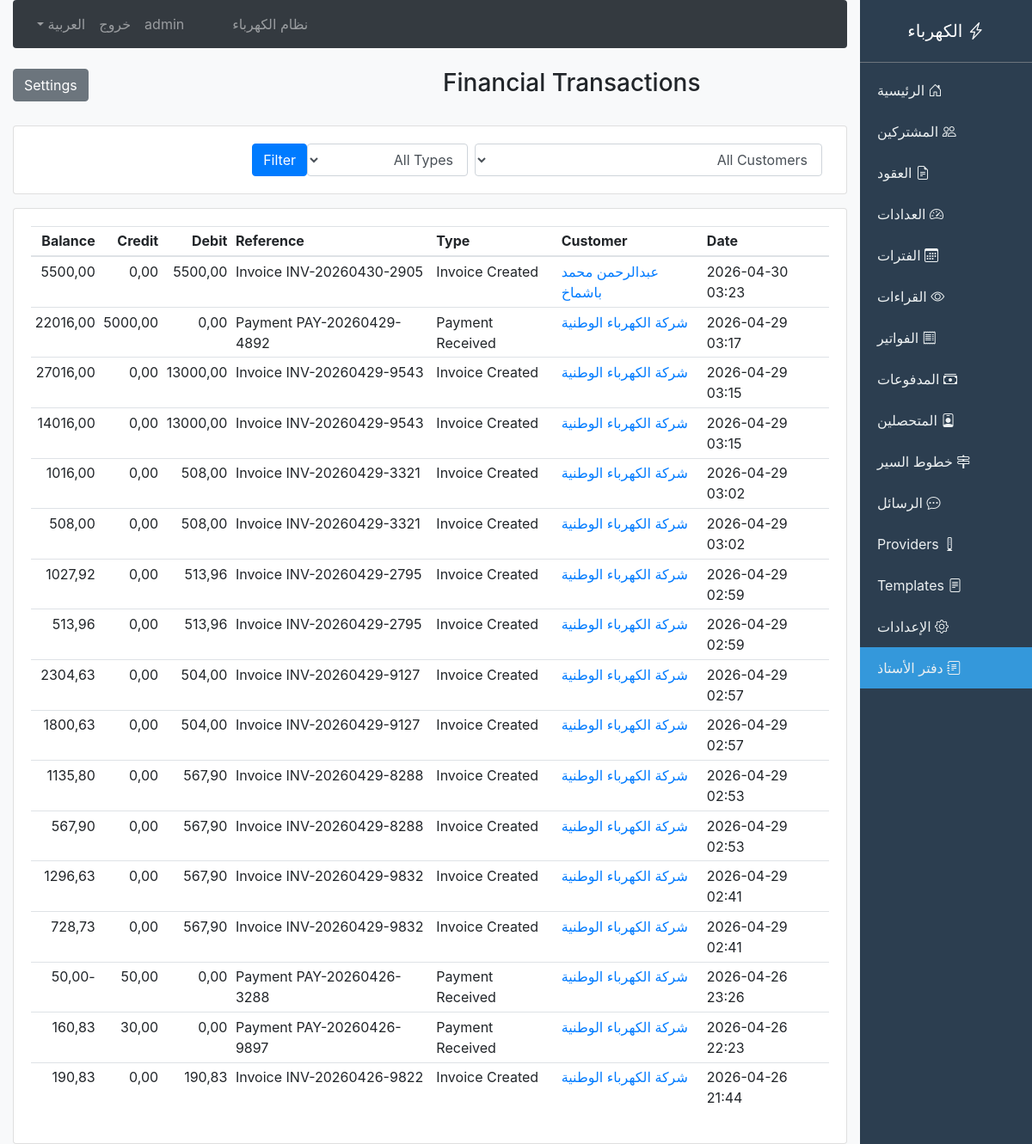
Page /billing/ledger/ (signed in) on the committed database.
### billing/models.py (models this page shows, shortened)
class BalanceLedger(models.Model):
    class TransactionType(models.TextChoices):
        INVOICE_CREATED = 'invoice_created', 'Invoice Created'
        PAYMENT_RECEIVED = 'payment_received', 'Payment Received'
        ADJUSTMENT = 'adjustment', 'Adjustment'
        REFUND = 'refund', 'Refund'
        PENALTY = 'penalty', 'Penalty'
        WRITE_OFF = 'write_off', 'Write Off'
    customer = models.ForeignKey(Customer, on_delete=models.CASCADE, related_name='ledger_entries')
    transaction_type = models.CharField(max_length=20, choices=TransactionType.choices)
    reference_id = models.IntegerField(null=True, blank=True)
    debit = models.DecimalField(max_digits=12, decimal_places=2, default=0)
    credit = models.DecimalField(max_digits=12, decimal_places=2, default=0)
    balance_after = models.DecimalField(max_digits=12, decimal_places=2)
    transaction_date = models.DateTimeField(auto_now_add=True)
    notes = models.TextField(blank=True)
    created_by = models.ForeignKey(User, on_delete=models.SET_NULL, null=True, blank=True)
    class Meta:
        ordering = ['-transaction_date']

class Customer(models.Model):
    customer_number = models.CharField(max_length=50, unique=True, blank=True, default='')
    full_name_ar = models.CharField(max_length=150)
    full_name_en = models.CharField(max_length=150, blank=True, default='')
    national_id = models.CharField(max_length=50, blank=True, default='')
    mobile_phone = models.CharField(max_length=20, blank=True, default='')
    phone2 = models.CharField(max_length=20, blank=True, default='')
    email = models.EmailField(blank=True, default='')
    address = models.TextField(blank=True, default='')
    city = models.CharField(max_length=50, blank=True, default='')
    is_active = models.BooleanField(default=True)
    registration_date = models.DateField(auto_now_add=True)
    current_balance = models.DecimalField(max_digits=12, decimal_places=2, default=0)
    credit_limit = models.DecimalField(max_digits=12, decimal_places=2, default=0)
    notes = models.TextField(blank=True, default='')
    created_at = models.DateTimeField(auto_now_add=True)

### billing/views.py (the view)
# urls.py: path('ledger/', views.ledger_list, name='ledger_list'),
def ledger_list(request):
    ledger = BalanceLedger.objects.select_related('customer').order_by('-transaction_date')
    customer_id = request.GET.get('customer')
    if customer_id:
        ledger = ledger.filter(customer_id=customer_id)
    transaction_type = request.GET.get('type')
    if transaction_type:
        ledger = ledger.filter(transaction_type=transaction_type)
    paginator = Paginator(ledger, 25)
    page = request.GET.get('page')
    customers = Customer.objects.all()
    return render(request, 'billing/ledger_list.html', {
        'ledger': paginator.get_page(page),
        'customers': customers
    })

### billing/context_processors.py (called while the page is built)
def language_context(request):
    lang = getattr(request, 'session', {}).get('django_language', 'ar')
    if not lang:
        lang = 'ar'
    return {
        'LANGUAGE_CODE': lang,
        'LANGUAGE_NAME': 'العربية' if lang == 'ar' else 'English'
    }

### templates/billing/ledger_list.html (shortened to what this page needs)
{% extends 'billing/base.html' %}
{% block content %}
<div class="row mb-4">
    <div class="col-md-6">
        <h3>Financial Transactions</h3>
    </div>
    <div class="col-md-6 text-left">
        <a href="{% url 'system_settings' %}" class="btn btn-secondary">Settings</a>
    </div>
</div>
<div class="card mb-3">
    <div class="card-body">
        <form method="get" class="form-inline">
            <select name="customer" class="form-control mr-2">
                <option value="">All Customers</option>
            </select>
            <select name="type" class="form-control mr-2">
                <option value="">All Types</option>
            </select>
            <button type="submit" class="btn btn-primary">Filter</button>
        </form>
    </div>
</div>
<div class="card">
    <div class="card-body">
        <table class="table table-sm">
            <thead>
                <tr>
                    <th>Date</th>
                    <th>Customer</th>
                    <th>Type</th>
                    <th>Reference</th>
                    <th class="text-right">Debit</th>
                    <th class="text-right">Credit</th>
                    <th class="text-right">Balance</th>
                </tr>
            </thead>
            <tbody>
                {% for entry in ledger %}
                <tr>
                    <td>{{ entry.transaction_date|date:"Y-m-d H:i" }}</td>
                    <td><a href="{% url 'ledger_detail' entry.customer.id %}">{{ entry.customer.full_name_ar }}</a></td>
                    <td>{{ entry.get_transaction_type_display }}</td>
                    <td>{{ entry.notes }}</td>
                    <td class="text-right">{{ entry.debit|floatformat:2 }}</td>
                    <td class="text-right">{{ entry.credit|floatformat:2 }}</td>
                    <td class="text-right">{{ entry.balance_after|floatformat:2 }}</td>
                </tr>
                {% empty %}
                <tr><td colspan="7" class="text-center">No transactions</td></tr>
                {% endfor %}
            </tbody>
        </table>
    </div>
</div>
{% endblock %}

### templates/billing/base.html (shortened to what this page needs)
<!DOCTYPE html>
<html lang="ar" dir="rtl">
<head>
    {% load bootstrap4 %}
    {% bootstrap_css %}
    <link rel="stylesheet" href="https://cdn.jsdelivr.net/npm/bootstrap-icons@1.11.0/font/bootstrap-icons.css">
</head>
<body class="bg-light">
    <div class="container-fluid">
        <div class="row">
            <nav class="col-md-2 d-none d-md-block sidebar p-0">
                <div class="text-center py-4 border-bottom border-secondary">
                    <h5 class="text-white mb-0"><i class="bi bi-lightning-charge"></i> الكهرباء</h5>
                </div>
                <div class="py-2">
                    <a href="{% url 'billing_index' %}" class="{% if request.path == '/billing/' %}active{% endif %}">
                        <i class="bi bi-house-door"></i> الرئيسية
                    </a>
                    <a href="{% url 'customer_list' %}" class="{% if '/billing/customers/' in request.path %}active{% endif %}">
                        <i class="bi bi-people"></i> المشتركين
                    </a>
                    <a href="{% url 'contract_list' %}" class="{% if '/billing/contracts/' in request.path %}active{% endif %}">
                        <i class="bi bi-file-earmark-text"></i> العقود
                    </a>
                    <a href="{% url 'meter_list' %}" class="{% if '/billing/meters/' in request.path %}active{% endif %}">
                        <i class="bi bi-speedometer2"></i> العدادات
                    </a>
                    <a href="{% url 'billing_period_list' %}" class="{% if '/billing/periods/' in request.path %}active{% endif %}">
                        <i class="bi bi-calendar3"></i> الفترات
                    </a>
                    <a href="{% url 'reading_list' %}" class="{% if '/billing/readings/' in request.path %}active{% endif %}">
                        <i class="bi bi-eye"></i> القراءات
                    </a>
                    <a href="{% url 'invoice_list' %}" class="{% if '/billing/invoices/' in request.path %}active{% endif %}">
                        <i class="bi bi-receipt"></i> الفواتير
                    </a>
                    <a href="{% url 'payment_list' %}" class="{% if '/billing/payments/' in request.path %}active{% endif %}">
                        <i class="bi bi-cash-stack"></i> المدفوعات
                    </a>
                    <a href="{% url 'collector_list' %}" class="{% if '/billing/collectors/' in request.path %}active{% endif %}">
                        <i class="bi bi-person-badge"></i> المتحصلين
                    </a>
                    <a href="{% url 'route_list' %}" class="{% if '/billing/routes/' in request.path %}active{% endif %}">
                        <i class="bi bi-signpost-2"></i> خطوط السير
                    </a>
                    <a href="{% url 'sms_list' %}" class="{% if '/billing/sms/' in request.path and request.path != '/billing/sms/providers/' and request.path != '/billing/sms/templates/' %}active{% endif %}">
                        <i class="bi bi-chat-dots"></i> الرسائل
                    </a>
                    <a href="{% url 'sms_provider_list' %}" class="{% if '/billing/sms/providers/' in request.path %}active{% endif %}">
                        <i class="bi bi-modem"></i> Providers
                    </a>
                    <a href="{% url 'sms_template_list' %}" class="{% if '/billing/sms/templates/' in request.path %}active{% endif %}">
                        <i class="bi bi-file-text"></i> Templates
                    </a>
                    <a href="{% url 'system_settings' %}" class="{% if '/billing/settings/' in request.path %}active{% endif %}">
                        <i class="bi bi-gear"></i> الإعدادات
                    </a>
                    <a href="{% url 'ledger_list' %}" class="{% if '/billing/ledger/' in request.path %}active{% endif %}">
                        <i class="bi bi-journal-text"></i> دفتر الأستاذ
                    </a>
                </div>
            </nav>
            <div class="col-md-10">
                <nav class="navbar navbar-expand-lg navbar-dark bg-dark rounded mb-4">
                    <div class="collapse navbar-collapse" id="navbarNav">
                        <ul class="navbar-nav mr-auto">
                            <li class="nav-item">
                                <a class="nav-link" href="{% url 'billing_index' %}">نظام الكهرباء</a>
                            </li>
                        </ul>
                        <ul class="navbar-nav">
                            {% if user.is_authenticated %}
                            <li class="nav-item">
                                <span class="nav-link">{{ user.username }}</span>
                            </li>
                            <li class="nav-item">
                                <a class="nav-link" href="{% url 'logout' %}">{% if LANGUAGE_CODE == 'ar' %}خروج{% else %}Logout{% endif %}</a>
                            </li>
                            {% else %}
                            <li class="nav-item">
                                <a class="nav-link" href="{% url 'login' %}">{% if LANGUAGE_CODE == 'ar' %}دخول{% else %}Login{% endif %}</a>
                            </li>
                            {% endif %}
                            <li class="nav-item dropdown">
                                <a class="nav-link dropdown-toggle" href="#" data-toggle="dropdown">
                                    {% if LANGUAGE_CODE == 'ar' %}العربية{% else %}English{% endif %}
                                </a>
                            </li>
                        </ul>
                    </div>
                </nav>
                {% block content %}{% endblock %}
            </div>
        </div>
    </div>
</body>
</html>

### templates/billing/base.html (style rules this page uses)
.sidebar { min-height: 100vh; background: #2c3e50; }
.sidebar a { color: #ecf0f1; padding: 12px 20px; display: block; text-decoration: none; border-radius: 0; }
.sidebar a.active { background: #3498db; }

### rows in the picture
BalanceLedger: transaction_date "2026-04-30 03:23", customer.full_name_ar "عبدالرحمن محمد باشماخ", transaction_type "Invoice Created", notes "Invoice INV-20260430-2905", debit "5500,00", credit "0,00", balance_after "5500,00"
BalanceLedger: transaction_date "2026-04-29 03:17", customer.full_name_ar "شركة الكهرباء الوطنية", transaction_type "Payment Received", notes "Payment PAY-20260429-4892", debit "0,00", credit "5000,00", balance_after "22016,00"
BalanceLedger: transaction_date "2026-04-29 03:15", customer.full_name_ar "شركة الكهرباء الوطنية", transaction_type "Invoice Created", notes "Invoice INV-20260429-9543", debit "13000,00", credit "0,00", balance_after "27016,00"
BalanceLedger: transaction_date "2026-04-29 03:15", customer.full_name_ar "شركة الكهرباء الوطنية", transaction_type "Invoice Created", notes "Invoice INV-20260429-9543", debit "13000,00", credit "0,00", balance_after "14016,00"
BalanceLedger: transaction_date "2026-04-29 03:02", customer.full_name_ar "شركة الكهرباء الوطنية", transaction_type "Invoice Created", notes "Invoice INV-20260429-3321", debit "508,00", credit "0,00", balance_after "1016,00"
BalanceLedger: transaction_date "2026-04-29 03:02", customer.full_name_ar "شركة الكهرباء الوطنية", transaction_type "Invoice Created", notes "Invoice INV-20260429-3321", debit "508,00", credit "0,00", balance_after "508,00"
BalanceLedger: transaction_date "2026-04-29 02:59", customer.full_name_ar "شركة الكهرباء الوطنية", transaction_type "Invoice Created", notes "Invoice INV-20260429-2795", debit "513,96", credit "0,00", balance_after "1027,92"
BalanceLedger: transaction_date "2026-04-29 02:59", customer.full_name_ar "شركة الكهرباء الوطنية", transaction_type "Invoice Created", notes "Invoice INV-20260429-2795", debit "513,96", credit "0,00", balance_after "513,96"
BalanceLedger: transaction_date "2026-04-29 02:57", customer.full_name_ar "شركة الكهرباء الوطنية", transaction_type "Invoice Created", notes "Invoice INV-20260429-9127", debit "504,00", credit "0,00", balance_after "2304,63"
BalanceLedger: transaction_date "2026-04-29 02:57", customer.full_name_ar "شركة الكهرباء الوطنية", transaction_type "Invoice Created", notes "Invoice INV-20260429-9127", debit "504,00", credit "0,00", balance_after "1800,63"
BalanceLedger: transaction_date "2026-04-29 02:53", customer.full_name_ar "شركة الكهرباء الوطنية", transaction_type "Invoice Created", notes "Invoice INV-20260429-8288", debit "567,90", credit "0,00", balance_after "1135,80"
BalanceLedger: transaction_date "2026-04-29 02:53", customer.full_name_ar "شركة الكهرباء الوطنية", transaction_type "Invoice Created", notes "Invoice INV-20260429-8288", debit "567,90", credit "0,00", balance_after "567,90"
BalanceLedger: transaction_date "2026-04-29 02:41", customer.full_name_ar "شركة الكهرباء الوطنية", transaction_type "Invoice Created", notes "Invoice INV-20260429-9832", debit "567,90", credit "0,00", balance_after "1296,63"
BalanceLedger: transaction_date "2026-04-29 02:41", customer.full_name_ar "شركة الكهرباء الوطنية", transaction_type "Invoice Created", notes "Invoice INV-20260429-9832", debit "567,90", credit "0,00", balance_after "728,73"
BalanceLedger: transaction_date "2026-04-26 23:26", customer.full_name_ar "شركة الكهرباء الوطنية", transaction_type "Payment Received", notes "Payment PAY-20260426-3288", debit "0,00", credit "50,00", balance_after "-50,00"
BalanceLedger: transaction_date "2026-04-26 22:23", customer.full_name_ar "شركة الكهرباء الوطنية", transaction_type "Payment Received", notes "Payment PAY-20260426-9897", debit "0,00", credit "30,00", balance_after "160,83"
BalanceLedger: transaction_date "2026-04-26 21:44", customer.full_name_ar "شركة الكهرباء الوطنية", transaction_type "Invoice Created", notes "Invoice INV-20260426-9822", debit "190,83", credit "0,00", balance_after "190,83"

### other values in the picture
{{ user.username }} "admin"
